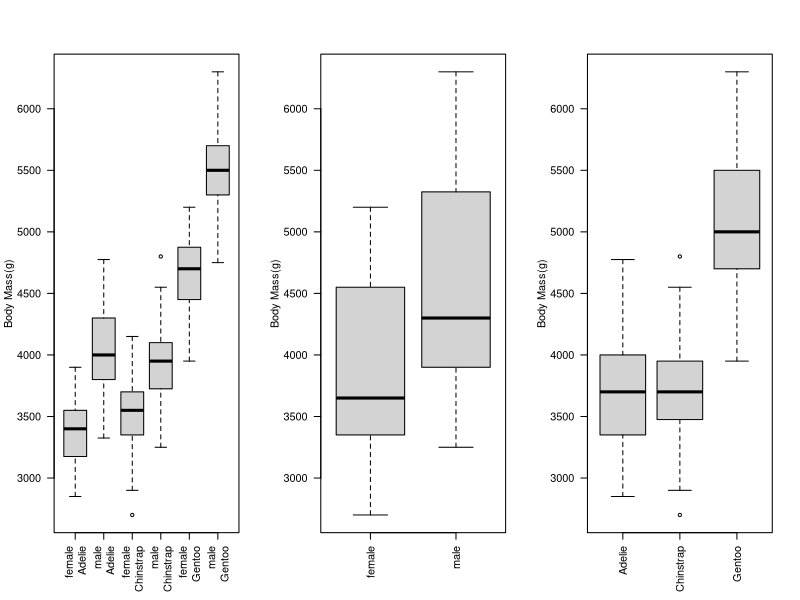

This chart was generated by the following R code:
## ---- chunk 1
knitr::opts_chunk$set(echo = TRUE)
## ---- chunk 2
require(palmerpenguins)
par(mfrow = c(1,3)) 
labels= c("female\nAdelie","male\nAdelie","female\nChinstrap","male\nChinstrap","female\nGentoo","male\nGentoo")
boxplot(body_mass_g ~ sex:species, data = penguins, names=labels,ylab= "Body Mass(g)", xlab="", las=2)
boxplot(body_mass_g ~ sex, data = penguins, names=c("female","male"),ylab= "Body Mass(g)", xlab="", las=2)
boxplot(body_mass_g ~ species, data = penguins, names=c("Adelie","Chinstrap", "Gentoo"),ylab= "Body Mass(g)", xlab="", las=2)
## ---- chunk 3
fit_both = lm(body_mass_g ~ sex * species, data = penguins)
## ---- chunk 4
aggregate(penguins$body_mass_g, by = list(penguins$species, penguins$sex), mean)
